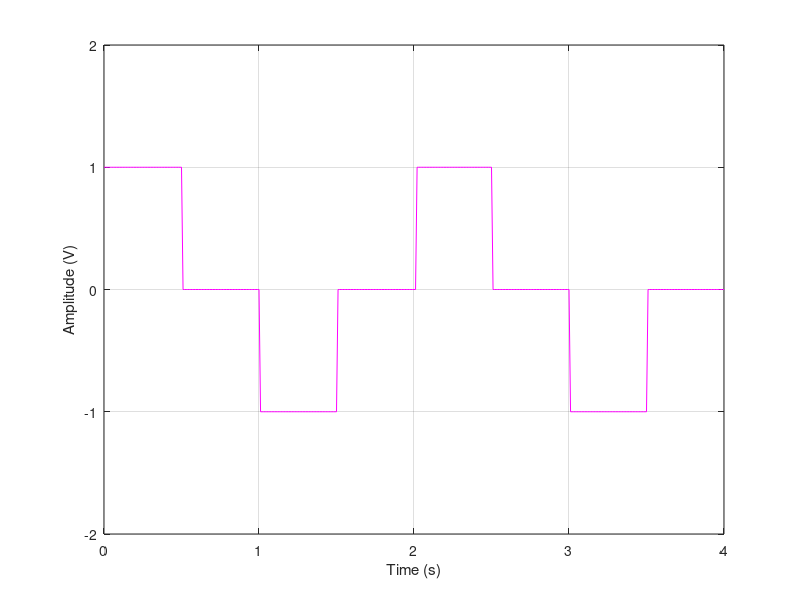

Source code (MATLAB):
% refresh all first
clc;
clear all;
close all;
% line coding
% rz polar
n = [1 0 1 0];
% m = [0 0 0 0];

% pulse shaping & maaping concurrently
a = 0;
b = 0.5;
i = 1;
t = 0:0.01:length(n);
for j = 1:length(t)
    if n(i) == 1
        if t(j) >= a && t(j) <= b
            y(j) = n(i);
        else if t(j) > b && t(j) <= i
            y(j) = 0;
        else
            a = a + 1;
            b =  b + 1;
            i = i + 1;
            end
        end
    end
    if n(i) == 0 
        if t(j) >= a && t(j) <= b
            y(j) = -1;
        else if t(j) > b && t(j) <= i
            y(j) = n(i);
        else
            a = a + 1;
            b =  b + 1;
            i = i + 1;
            end
        end
    end
end               
%plotting
plot(t, y, 'm'); grid on;
xlabel('Time (s)');
ylabel('Amplitude (V)');
axis([0, 4, -2, 2]);